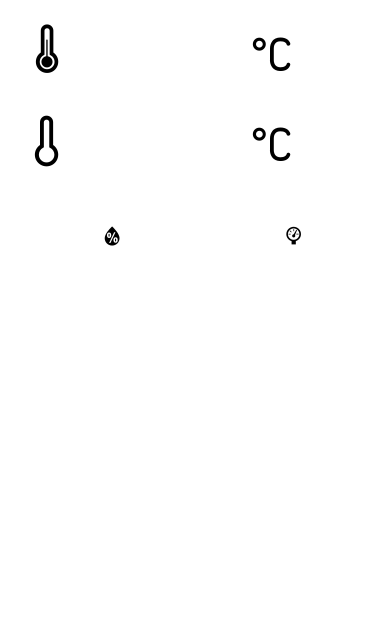
#> input picture old/python/template.png, 384 x 640 px
$ python image.py
#> lines starting #> are read from the running program, lines starting #| are printed output that depends on the picture

from PIL import Image, ImageDraw, ImageFont
import sys
import argparse
import matplotlib


from pylab import *
import matplotlib.pyplot as plt


def build_image(data):
    base_image = Image.open('template.png')
#> base_image is the input picture: PIL image 384x640 RGBA; mean R, G, B, A 253.1, 253.1, 253.1, 255
    area = (0, 0, 384, 640)
    im = Image.new('L', (384, 640), 255) # Create a blank image
#> im: PIL image 384x640 L; every value is 255
    #font = ImageFont.truetype('/usr/share/fonts/truetype/dejavu/DejaVuSans.ttf', 74)
    font = ImageFont.truetype("DejaVuSans.ttf", 74)
    im.paste(base_image, area)
    draw = ImageDraw.Draw(im) # Create a draw object


    draw.text((90, 10), str(data['in_temp']), font = font, fill = 127)

    draw.text((90, 120), str(data['out_temp']), font=font, fill=127)


    im.save("img1.png")
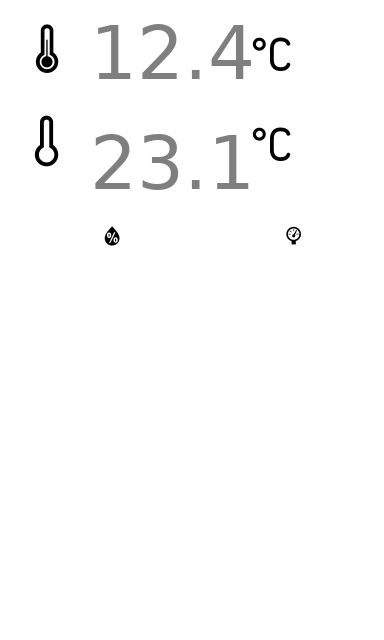
#> saved as img1.png: PIL image 384x640 L; min 0, max 255, mean 250.8


payload={"in_temp":12.4, "out_temp":23.1,"humidity":67}
build_image(payload)
